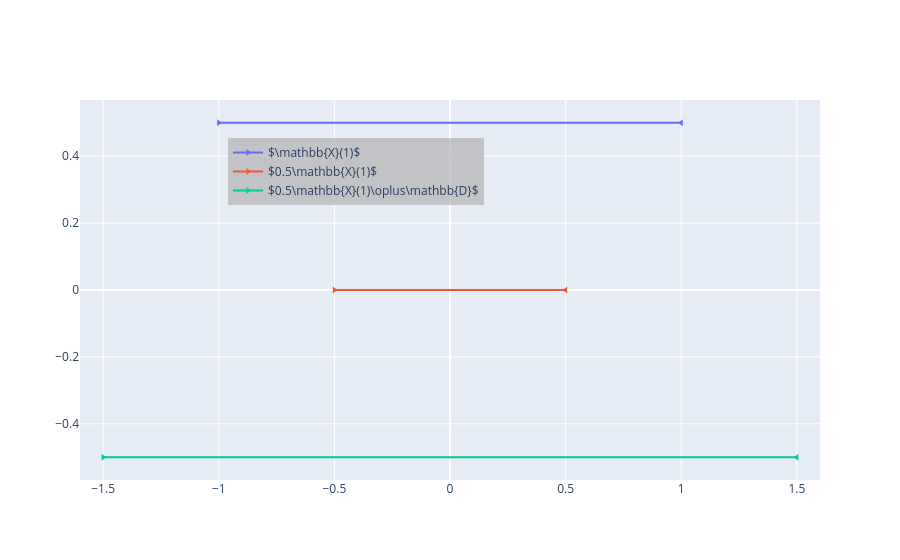

Here is the notebook cell this chart was saved with:
### Markdown cell above
Finally, we need to take the union over all the possible red dashed sets in the figure above to obtain the Minkowski sum $A\mathbb{X}(1)\oplus\mathbb{D}$.
In the figure below, we show the sets $\mathbb{X}(1)$, $A\mathbb{X}(1)$, and $\mathbb{D}$ for the scalar system.

### Code cell
fig3 = go.Figure(data=[
    go.Scatter(y=[0.5,0.5],
        x=[-1,1], 
        mode="markers+lines",
        marker_symbol=[["triangle-left", "triangle-right"][item<0] for item in org_interval], name = r'$\mathbb{X}(1)$'), 
    go.Scatter(y=[0,0],
        x=[-0.5,0.5], 
        mode="markers+lines",
        marker_symbol=[["triangle-left", "triangle-right"][item<0] for item in org_interval], name = r'$0.5\mathbb{X}(1)$'), 
    go.Scatter(y=[-0.5,-0.5],
        x=[-1.5,1.5], 
        mode="markers+lines",
        marker_symbol=[["triangle-left", "triangle-right"][item<0] for item in org_interval], name = r'$0.5\mathbb{X}(1)\oplus\mathbb{D}$'), 
    ])

# # Initial annotation (for t_init)
fig3.update_layout(
    legend=dict(
                x=.2,  # value must be between 0 to 1.
                y=0.9,   # value must be between 0 to 1.
                traceorder="normal",
                bgcolor = 'rgba(0.7,0.7,0.7,0.7)'
                )
)

fig3.update_xaxes(range=[-1.6,1.6])


HTML(fig3.to_html(include_plotlyjs=False, full_html=False, div_id="fig3"))

### Figure 1 — Plotly figure (JSON) as saved in the notebook; plotly's stock layout.template omitted (floating-point values rounded to 4 significant figures)
{"data": [{"marker": {"symbol": ["triangle-right", "triangle-left"]}, "mode": "markers+lines", "name": "$\\mathbb{X}(1)$", "type": "scatter", "x": [-1, 1], "y": [0.5, 0.5]}, {"marker": {"symbol": ["triangle-right", "triangle-left"]}, "mode": "markers+lines", "name": "$0.5\\mathbb{X}(1)$", "type": "scatter", "x": [-0.5, 0.5], "y": [0, 0]}, {"marker": {"symbol": ["triangle-right", "triangle-left"]}, "mode": "markers+lines", "name": "$0.5\\mathbb{X}(1)\\oplus\\mathbb{D}$", "type": "scatter", "x": [-1.5, 1.5], "y": [-0.5, -0.5]}], "layout": {"legend": {"bgcolor": "rgba(0.7,0.7,0.7,0.7)", "traceorder": "normal", "x": 0.2, "y": 0.9}, "xaxis": {"range": [-1.6, 1.6]}}}
